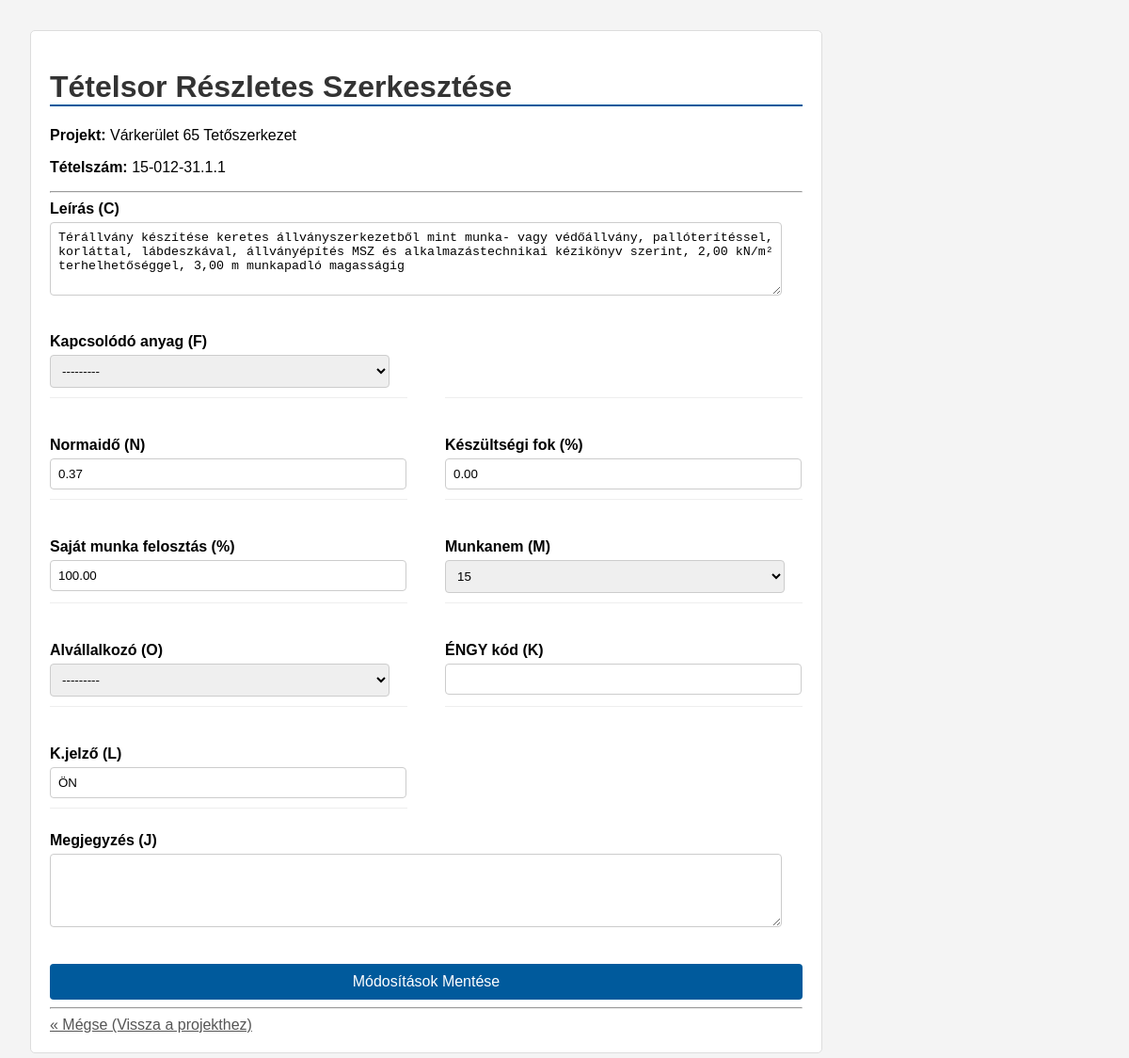
Page /tetelsor/1/edit/ on the committed database.
### projects/models.py (models this page shows, shortened)
class Tetelsor(models.Model):
    project = models.ForeignKey(Project, related_name='tetelsorok', on_delete=models.CASCADE,
                                verbose_name="Kapcsolódó Projekt")
    sorszam = models.CharField(max_length=50, verbose_name="Sorszám", blank=True)
    tetelszam = models.CharField(max_length=100, verbose_name="Tételszám", db_index=True)
    leiras = models.TextField(verbose_name="Leírás (Feladat)")
    mennyiseg = models.DecimalField(max_digits=10, decimal_places=2, default=0, verbose_name="Mennyiség")
    egyseg = models.CharField(max_length=20, verbose_name="Egység (ME)", blank=True)
    material = models.ForeignKey(Material, on_delete=models.SET_NULL, null=True, blank=True,
                                 verbose_name="Kapcsolódó Anyag")
    labor_split_percentage = models.DecimalField(max_digits=5, decimal_places=2, default=100.00,
                                                 verbose_name="Saját munka felosztás (%)")
    dij_egysegre_sajat = models.DecimalField(max_digits=12, decimal_places=2, default=0,
                                             verbose_name="Díj Egységre (Saját)")
    dij_egysegre_alv = models.DecimalField(max_digits=12, decimal_places=2, default=0,
                                           verbose_name="Díj Egységre (Alváll.)")
    sajat_munkadij_osszesen = models.DecimalField(max_digits=12, decimal_places=2, default=0,
                                                  verbose_name="Saját Munkadíj Összesen")
    alv_munkadij_osszesen = models.DecimalField(max_digits=12, decimal_places=2, default=0,
                                                verbose_name="Alvállalkozói Díj Összesen")
    progress_percentage = models.DecimalField(max_digits=5, decimal_places=2, default=0.00,
                                              verbose_name="Készültségi fok (%)")
    anyag_osszesen = models.DecimalField(max_digits=12, decimal_places=2, default=0, verbose_name="Anyag Összesen")
    megjegyzes = models.TextField(verbose_name="Megjegyzés", blank=True, null=True)
    engy_kod = models.CharField(max_length=50, verbose_name="ÉNGY kód", blank=True, null=True)
    k_jelzo = models.CharField(max_length=50, verbose_name="K.jelző", blank=True, null=True)
    munkanem = models.ForeignKey(Munkanem, on_delete=models.SET_NULL, null=True, blank=True, verbose_name="Munkanem")
    normaido = models.DecimalField(max_digits=10, decimal_places=2, default=0, verbose_name="Normaidő (óra)")
    alvallalkozo = models.ForeignKey(Alvallalkozo, on_delete=models.SET_NULL, null=True, blank=True,
                                     verbose_name="Alvállalkozó")
    cpr_kod = models.CharField(max_length=50, verbose_name="CPR kód", blank=True, null=True)
    class Meta:
        verbose_name, verbose_name_plural, unique_together = "Tételsor", "Tételsorok", ('project', 'tetelszam')

class Project(models.Model):
    STATUS_CHOICES = [
        ('TERVEZES', 'Tervezés alatt'), ('FOLYAMATBAN', 'Folyamatban'), ('BEFEJEZETT', 'Befejezett'),
        ('LEZART', 'Lezárt (Pénzügyileg is)'), ('TORLES_KERELEM', 'Törlés Kérelmezve'),
    ]
    name = models.CharField(max_length=200, verbose_name="Projekt neve")
    location = models.CharField(max_length=255, verbose_name="Helyszín (cím)")
    client = models.CharField(max_length=150, verbose_name="Ügyfél neve", blank=True)
    start_date = models.DateField(verbose_name="Kezdés dátuma", null=True, blank=True)
    end_date = models.DateField(verbose_name="Tervezett befejezés", null=True, blank=True)
    status = models.CharField(max_length=20, choices=STATUS_CHOICES, default='TERVEZES', verbose_name="Státusz")
    budget = models.DecimalField(max_digits=12, decimal_places=2, verbose_name="Költségvetés (Ft)", null=True,
                                 blank=True)
    hourly_rate = models.DecimalField(max_digits=10, decimal_places=2, verbose_name="Rezsíóabér (Ft/óra)", default=5000)
    vat_rate = models.DecimalField(max_digits=5, decimal_places=2, verbose_name="ÁFA kulcs (%)", default=27.00)
    hours_per_day = models.DecimalField(max_digits=4, decimal_places=2, verbose_name="Tervezett munkaóra / nap",
                                        default=8.00)
    class Meta:
        verbose_name = "Projekt"
        verbose_name_plural = "Projektek"

### projects/views.py (the view)
# urls.py: path('tetelsor/<int:pk>/edit/', views.tetelsor_update, name='tetelsor-edit'),
def tetelsor_update(request, pk):
    tetelsor = get_object_or_404(Tetelsor, id=pk)
    if request.method == 'POST':
        form = TetelsorEditForm(request.POST, instance=tetelsor);
        if form.is_valid(): form.save(); return redirect('project-detail', pk=tetelsor.project.id)
    else: form = TetelsorEditForm(instance=tetelsor)
    context = {'form': form, 'tetelsor': tetelsor}; return render(request, 'projects/tetelsor_edit_form.html', context)

### projects/forms.py
class TetelsorEditForm(forms.ModelForm):
    material = forms.ModelChoiceField(queryset=Material.objects.all(), required=False, label="Kapcsolódó anyag (F)")
    munkanem = forms.ModelChoiceField(queryset=Munkanem.objects.all(), required=False, label="Munkanem (M)")
    alvallalkozo = forms.ModelChoiceField(queryset=Alvallalkozo.objects.all(), required=False, label="Alvállalkozó (O)")
    class Meta:
        model = Tetelsor
        fields = ['megjegyzes', 'engy_kod', 'k_jelzo', 'munkanem', 'normaido', 'alvallalkozo', 'cpr_kod', 'leiras', 'material', 'progress_percentage', 'labor_split_percentage']
        labels = {'megjegyzes': 'Megjegyzés (J)', 'engy_kod': 'ÉNGY kód (K)', 'k_jelzo': 'K.jelző (L)', 'normaido': 'Normaidő (N)', 'cpr_kod': 'CPR kód (P)', 'leiras': 'Leírás (C)', 'material': 'Kapcsolódó anyag (F)', 'progress_percentage': 'Készültségi fok (%)', 'labor_split_percentage': 'Saját munka felosztás (%)'}
        widgets = {'megjegyzes': forms.Textarea(attrs={'rows': 4}), 'leiras': forms.Textarea(attrs={'rows': 4})}

### projects/models.py (called while the page is built)
    def __str__(self): return self.nev

    def __str__(self): return self.nev

    def __str__(self): return f"{self.name} ({self.price} Ft/{self.unit})"

### projects/templates/projects/tetelsor_edit_form.html (shortened to what this page needs)
<!DOCTYPE html>
<html lang="hu">
<head>
</head>
<body>
    <div class="container">
        <h1>Tételsor Részletes Szerkesztése</h1>
        <p><strong>Projekt:</strong> {{ tetelsor.project.name }}</p>
        <p><strong>Tételszám:</strong> {{ tetelsor.tetelszam }}</p>
        <hr>
        <form method="POST">
            <div id="id_leiras_container">
                <label for="{{ form.leiras.id_for_label }}">{{ form.leiras.label }}</label>
                {{ form.leiras }}
            </div>
            <p>
                <label for="{{ form.material.id_for_label }}">{{ form.material.label }}</label>
                {{ form.material }}
            </p>
            <p>
            </p>
            <p>
                <label for="{{ form.normaido.id_for_label }}">{{ form.normaido.label }}</label>
                {{ form.normaido }}
            </p>
            <p>
                <label for="{{ form.progress_percentage.id_for_label }}">{{ form.progress_percentage.label }}</label>
                {{ form.progress_percentage }}
            </p>
            <p>
                <label for="{{ form.labor_split_percentage.id_for_label }}">{{ form.labor_split_percentage.label }}</label>
                {{ form.labor_split_percentage }}
            </p>
            <p>
                <label for="{{ form.munkanem.id_for_label }}">{{ form.munkanem.label }}</label>
                {{ form.munkanem }}
            </p>
            <p>
                <label for="{{ form.alvallalkozo.id_for_label }}">{{ form.alvallalkozo.label }}</label>
                {{ form.alvallalkozo }}
            </p>
            <p>
                <label for="{{ form.engy_kod.id_for_label }}">{{ form.engy_kod.label }}</label>
                {{ form.engy_kod }}
            </p>
            <p>
                <label for="{{ form.k_jelzo.id_for_label }}">{{ form.k_jelzo.label }}</label>
                {{ form.k_jelzo }}
            </p>
            <div id="id_megjegyzes_container">
                <label for="{{ form.megjegyzes.id_for_label }}">{{ form.megjegyzes.label }}</label>
                {{ form.megjegyzes }}
            </div>
            <button type="submit">Módosítások Mentése</button>
        </form>
        <hr>
        <a href="{% url 'project-detail' tetelsor.project.id %}" style="color: #555;">&laquo; Mégse (Vissza a projekthez)</a>
    </div>
</body>
</html>

### projects/templates/projects/tetelsor_edit_form.html (style rules this page uses)
body { font-family: sans-serif; margin: 2em; background-color: #f4f4f4; }
.container { background-color: #fff; border: 1px solid #ddd; border-radius: 5px; padding: 20px; max-width: 800px; }
h1 { color: #333; border-bottom: 2px solid #005a9c; }
form { display: grid; grid-template-columns: 1fr 1fr; gap: 20px 40px; }
form p { margin-bottom: 5px; border-bottom: 1px solid #eee; padding-bottom: 10px; }
form #id_leiras_container, form #id_megjegyzes_container { grid-column: 1 / 3; }
form label { display: block; font-weight: bold; margin-bottom: 5px; }
form input, form textarea, form select { width: 95%; padding: 8px; border: 1px solid #ccc; border-radius: 4px; }
button { grid-column: 1 / 3; background-color: #005a9c; color: white; padding: 10px 20px; border: none; border-radius: 4px; cursor: pointer; font-size: 1em; margin-top: 15px; }

### rows in the picture
Tetelsor: project.name "Várkerület 65 Tetőszerkezet", tetelszam "15-012-31.1.1", leiras "Térállvány készítése keretes állványszerkezetből mint munka- vagy védőállvány, pallóterítéssel, korláttal, lábdeszkával, állványépítés MSZ és alkalmazástechnikai kézikönyv szerint, 2,00 kN/m² terhelhetőséggel, 3,00 m munkapadló magasságig", material "---------", normaido "0.37", progress_percentage "0.00", labor_split_percentage "100.00", munkanem "15", alvallalkozo "---------", k_jelzo "ÖN"
